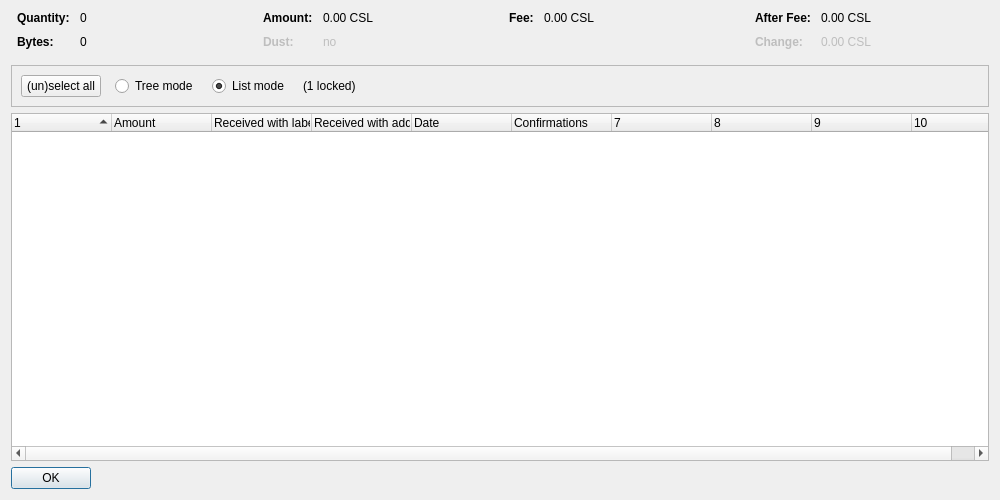
<?xml version="1.0" encoding="UTF-8"?>
<ui version="4.0">
 <class>CoinControlDialog</class>
 <widget class="QDialog" name="CoinControlDialog">
  <property name="geometry">
   <rect>
    <x>0</x>
    <y>0</y>
    <width>1000</width>
    <height>500</height>
   </rect>
  </property>
  <property name="windowTitle">
   <string>Coin Selection</string>
  </property>
  <layout class="QVBoxLayout" name="verticalLayout">
   <item>
    <layout class="QHBoxLayout" name="horizontalLayoutTop" stretch="0,0,0,0">
     <property name="topMargin">
      <number>0</number>
     </property>
     <property name="bottomMargin">
      <number>10</number>
     </property>
     <item>
      <layout class="QFormLayout" name="formLayoutCoinControl1">
       <property name="horizontalSpacing">
        <number>10</number>
       </property>
       <property name="verticalSpacing">
        <number>10</number>
       </property>
       <property name="leftMargin">
        <number>6</number>
       </property>
       <property name="rightMargin">
        <number>6</number>
       </property>
       <item row="0" column="0">
        <widget class="QLabel" name="labelCoinControlQuantityText">
         <property name="font">
          <font>
           <weight>75</weight>
           <bold>true</bold>
          </font>
         </property>
         <property name="text">
          <string>Quantity:</string>
         </property>
        </widget>
       </item>
       <item row="0" column="1">
        <widget class="QLabel" name="labelCoinControlQuantity">
         <property name="cursor">
          <cursorShape>IBeamCursor</cursorShape>
         </property>
         <property name="contextMenuPolicy">
          <enum>Qt::ActionsContextMenu</enum>
         </property>
         <property name="text">
          <string notr="true">0</string>
         </property>
         <property name="textInteractionFlags">
          <set>Qt::LinksAccessibleByMouse|Qt::TextSelectableByKeyboard|Qt::TextSelectableByMouse</set>
         </property>
        </widget>
       </item>
       <item row="1" column="0">
        <widget class="QLabel" name="labelCoinControlBytesText">
         <property name="font">
          <font>
           <weight>75</weight>
           <bold>true</bold>
          </font>
         </property>
         <property name="text">
          <string>Bytes:</string>
         </property>
        </widget>
       </item>
       <item row="1" column="1">
        <widget class="QLabel" name="labelCoinControlBytes">
         <property name="cursor">
          <cursorShape>IBeamCursor</cursorShape>
         </property>
         <property name="contextMenuPolicy">
          <enum>Qt::ActionsContextMenu</enum>
         </property>
         <property name="text">
          <string notr="true">0</string>
         </property>
         <property name="textInteractionFlags">
          <set>Qt::LinksAccessibleByMouse|Qt::TextSelectableByKeyboard|Qt::TextSelectableByMouse</set>
         </property>
        </widget>
       </item>
      </layout>
     </item>
     <item>
      <layout class="QFormLayout" name="formLayoutCoinControl2">
       <property name="horizontalSpacing">
        <number>10</number>
       </property>
       <property name="verticalSpacing">
        <number>10</number>
       </property>
       <property name="leftMargin">
        <number>6</number>
       </property>
       <property name="rightMargin">
        <number>6</number>
       </property>
       <item row="0" column="0">
        <widget class="QLabel" name="labelCoinControlAmountText">
         <property name="font">
          <font>
           <weight>75</weight>
           <bold>true</bold>
          </font>
         </property>
         <property name="text">
          <string>Amount:</string>
         </property>
        </widget>
       </item>
       <item row="0" column="1">
        <widget class="QLabel" name="labelCoinControlAmount">
         <property name="cursor">
          <cursorShape>IBeamCursor</cursorShape>
         </property>
         <property name="contextMenuPolicy">
          <enum>Qt::ActionsContextMenu</enum>
         </property>
         <property name="text">
          <string notr="true">0.00 CSL</string>
         </property>
         <property name="textInteractionFlags">
          <set>Qt::LinksAccessibleByMouse|Qt::TextSelectableByKeyboard|Qt::TextSelectableByMouse</set>
         </property>
        </widget>
       </item>
       <item row="1" column="0">
        <widget class="QLabel" name="labelCoinControlLowOutputText">
         <property name="enabled">
          <bool>false</bool>
         </property>
         <property name="font">
          <font>
           <weight>75</weight>
           <bold>true</bold>
          </font>
         </property>
         <property name="text">
          <string>Dust:</string>
         </property>
        </widget>
       </item>
       <item row="1" column="1">
        <widget class="QLabel" name="labelCoinControlLowOutput">
         <property name="enabled">
          <bool>false</bool>
         </property>
         <property name="cursor">
          <cursorShape>IBeamCursor</cursorShape>
         </property>
         <property name="contextMenuPolicy">
          <enum>Qt::ActionsContextMenu</enum>
         </property>
         <property name="text">
          <string notr="true">no</string>
         </property>
         <property name="textInteractionFlags">
          <set>Qt::LinksAccessibleByMouse|Qt::TextSelectableByKeyboard|Qt::TextSelectableByMouse</set>
         </property>
        </widget>
       </item>
      </layout>
     </item>
     <item>
      <layout class="QFormLayout" name="formLayoutCoinControl3">
       <property name="horizontalSpacing">
        <number>10</number>
       </property>
       <property name="verticalSpacing">
        <number>10</number>
       </property>
       <property name="leftMargin">
        <number>6</number>
       </property>
       <property name="rightMargin">
        <number>6</number>
       </property>
       <item row="0" column="0">
        <widget class="QLabel" name="labelCoinControlFeeText">
         <property name="font">
          <font>
           <weight>75</weight>
           <bold>true</bold>
          </font>
         </property>
         <property name="text">
          <string>Fee:</string>
         </property>
        </widget>
       </item>
       <item row="0" column="1">
        <widget class="QLabel" name="labelCoinControlFee">
         <property name="cursor">
          <cursorShape>IBeamCursor</cursorShape>
         </property>
         <property name="contextMenuPolicy">
          <enum>Qt::ActionsContextMenu</enum>
         </property>
         <property name="text">
          <string notr="true">0.00 CSL</string>
         </property>
         <property name="textInteractionFlags">
          <set>Qt::LinksAccessibleByMouse|Qt::TextSelectableByKeyboard|Qt::TextSelectableByMouse</set>
         </property>
        </widget>
       </item>
      </layout>
     </item>
     <item>
      <layout class="QFormLayout" name="formLayoutCoinControl4">
       <property name="horizontalSpacing">
        <number>10</number>
       </property>
       <property name="verticalSpacing">
        <number>10</number>
       </property>
       <property name="leftMargin">
        <number>6</number>
       </property>
       <property name="rightMargin">
        <number>6</number>
       </property>
       <item row="0" column="0">
        <widget class="QLabel" name="labelCoinControlAfterFeeText">
         <property name="font">
          <font>
           <weight>75</weight>
           <bold>true</bold>
          </font>
         </property>
         <property name="text">
          <string>After Fee:</string>
         </property>
        </widget>
       </item>
       <item row="0" column="1">
        <widget class="QLabel" name="labelCoinControlAfterFee">
         <property name="cursor">
          <cursorShape>IBeamCursor</cursorShape>
         </property>
         <property name="contextMenuPolicy">
          <enum>Qt::ActionsContextMenu</enum>
         </property>
         <property name="text">
          <string notr="true">0.00 CSL</string>
         </property>
         <property name="textInteractionFlags">
          <set>Qt::LinksAccessibleByMouse|Qt::TextSelectableByKeyboard|Qt::TextSelectableByMouse</set>
         </property>
        </widget>
       </item>
       <item row="1" column="0">
        <widget class="QLabel" name="labelCoinControlChangeText">
         <property name="enabled">
          <bool>false</bool>
         </property>
         <property name="font">
          <font>
           <weight>75</weight>
           <bold>true</bold>
          </font>
         </property>
         <property name="text">
          <string>Change:</string>
         </property>
        </widget>
       </item>
       <item row="1" column="1">
        <widget class="QLabel" name="labelCoinControlChange">
         <property name="enabled">
          <bool>false</bool>
         </property>
         <property name="cursor">
          <cursorShape>IBeamCursor</cursorShape>
         </property>
         <property name="contextMenuPolicy">
          <enum>Qt::ActionsContextMenu</enum>
         </property>
         <property name="text">
          <string notr="true">0.00 CSL</string>
         </property>
         <property name="textInteractionFlags">
          <set>Qt::LinksAccessibleByMouse|Qt::TextSelectableByKeyboard|Qt::TextSelectableByMouse</set>
         </property>
        </widget>
       </item>
      </layout>
     </item>
    </layout>
   </item>
   <item>
    <widget class="QFrame" name="frame">
     <property name="minimumSize">
      <size>
       <width>0</width>
       <height>40</height>
      </size>
     </property>
     <property name="frameShape">
      <enum>QFrame::StyledPanel</enum>
     </property>
     <property name="frameShadow">
      <enum>QFrame::Sunken</enum>
     </property>
     <layout class="QHBoxLayout" name="horizontalLayout">
      <item>
       <layout class="QHBoxLayout" name="horizontalLayoutPanel" stretch="0,0,0,0,0">
        <property name="spacing">
         <number>14</number>
        </property>
        <item>
         <widget class="QPushButton" name="pushButtonSelectAll">
          <property name="sizePolicy">
           <sizepolicy hsizetype="Maximum" vsizetype="Fixed">
            <horstretch>0</horstretch>
            <verstretch>0</verstretch>
           </sizepolicy>
          </property>
          <property name="text">
           <string>(un)select all</string>
          </property>
          <property name="autoDefault">
           <bool>false</bool>
          </property>
         </widget>
        </item>
        <item>
         <widget class="QRadioButton" name="radioTreeMode">
          <property name="sizePolicy">
           <sizepolicy hsizetype="Maximum" vsizetype="Fixed">
            <horstretch>0</horstretch>
            <verstretch>0</verstretch>
           </sizepolicy>
          </property>
          <property name="text">
           <string>Tree mode</string>
          </property>
         </widget>
        </item>
        <item>
         <widget class="QRadioButton" name="radioListMode">
          <property name="sizePolicy">
           <sizepolicy hsizetype="Maximum" vsizetype="Fixed">
            <horstretch>0</horstretch>
            <verstretch>0</verstretch>
           </sizepolicy>
          </property>
          <property name="text">
           <string>List mode</string>
          </property>
          <property name="checked">
           <bool>true</bool>
          </property>
         </widget>
        </item>
        <item>
         <widget class="QLabel" name="labelLocked">
          <property name="text">
           <string notr="true">(1 locked)</string>
          </property>
         </widget>
        </item>
        <item>
         <spacer name="horizontalSpacer">
          <property name="orientation">
           <enum>Qt::Horizontal</enum>
          </property>
          <property name="sizeHint" stdset="0">
           <size>
            <width>40</width>
            <height>20</height>
           </size>
          </property>
         </spacer>
        </item>
       </layout>
      </item>
     </layout>
    </widget>
   </item>
   <item>
    <widget class="CoinControlTreeWidget" name="treeWidget">
     <property name="contextMenuPolicy">
      <enum>Qt::CustomContextMenu</enum>
     </property>
     <property name="sortingEnabled">
      <bool>false</bool>
     </property>
     <property name="columnCount">
      <number>10</number>
     </property>
     <attribute name="headerShowSortIndicator" stdset="0">
      <bool>true</bool>
     </attribute>
     <attribute name="headerStretchLastSection">
      <bool>false</bool>
     </attribute>
     <column>
      <property name="text">
       <string/>
      </property>
     </column>
     <column>
      <property name="text">
       <string>Amount</string>
      </property>
     </column>
     <column>
      <property name="text">
       <string>Received with label</string>
      </property>
     </column>
     <column>
      <property name="text">
       <string>Received with address</string>
      </property>
     </column>
     <column>
      <property name="text">
       <string>Date</string>
      </property>
     </column>
     <column>
      <property name="text">
       <string>Confirmations</string>
      </property>
      <property name="toolTip">
       <string>Confirmed</string>
      </property>
     </column>
     <column>
      <property name="text">
       <string/>
      </property>
     </column>
     <column>
      <property name="text">
       <string/>
      </property>
     </column>
     <column>
      <property name="text">
       <string/>
      </property>
     </column>
     <column>
      <property name="text">
       <string/>
      </property>
     </column>
    </widget>
   </item>
   <item>
    <widget class="QDialogButtonBox" name="buttonBox">
     <property name="sizePolicy">
      <sizepolicy hsizetype="Maximum" vsizetype="Fixed">
       <horstretch>0</horstretch>
       <verstretch>0</verstretch>
      </sizepolicy>
     </property>
     <property name="orientation">
      <enum>Qt::Horizontal</enum>
     </property>
     <property name="standardButtons">
      <set>QDialogButtonBox::Ok</set>
     </property>
    </widget>
   </item>
  </layout>
 </widget>
 <customwidgets>
  <customwidget>
   <class>CoinControlTreeWidget</class>
   <extends>QTreeWidget</extends>
   <header>coincontroltreewidget.h</header>
  </customwidget>
 </customwidgets>
 <resources/>
 <connections/>
</ui>
